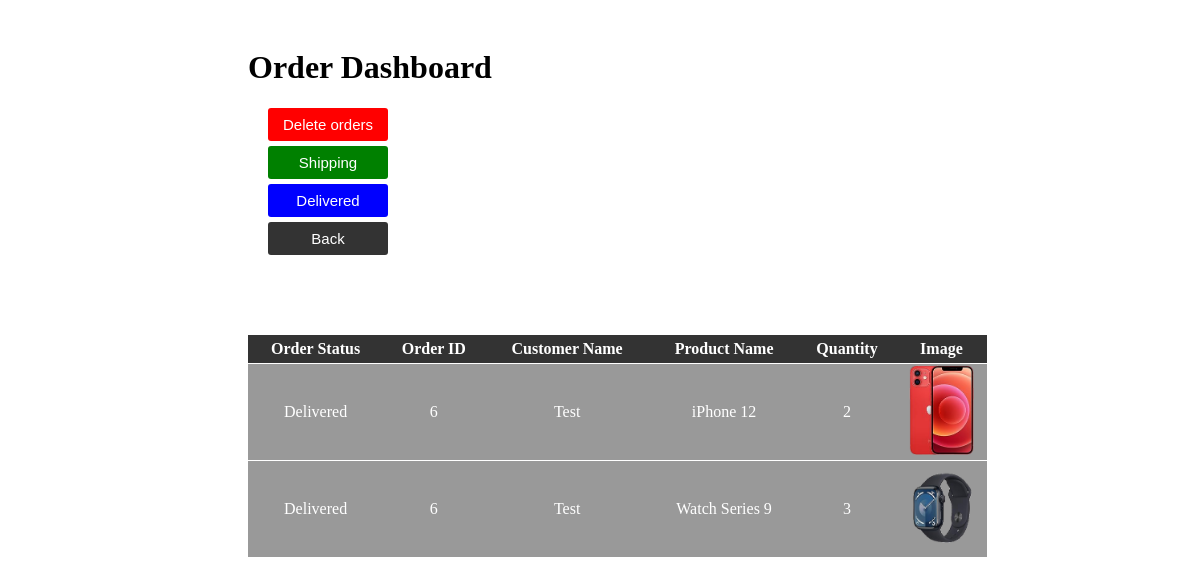
Screenshot of /admin/com/status.php?oid=6 (signed in) with the database file from the repository.
### tables this page shows
CREATE TABLE `orders` (
  `order_id` int(11) NOT NULL,
  `customer_id` int(11) NOT NULL,
  `order_date` timestamp NOT NULL DEFAULT current_timestamp(),
  `order_status` varchar(255) NOT NULL DEFAULT 'Pending'
);

CREATE TABLE `users` (
  `user_id` int(11) NOT NULL,
  `img` varchar(400) NOT NULL,
  `first_name` varchar(50) NOT NULL,
  `last_name` varchar(50) NOT NULL,
  `gender` varchar(50) NOT NULL,
  `email` varchar(100) NOT NULL,
  `phone` varchar(15) NOT NULL,
  `password` varchar(255) NOT NULL,
  `address` text DEFAULT NULL,
  `registration_date` timestamp NOT NULL DEFAULT current_timestamp()
);

CREATE TABLE `products` (
  `product_id` int(11) NOT NULL,
  `img` varchar(400) NOT NULL,
  `name` varchar(255) NOT NULL,
  `colour` text DEFAULT NULL,
  `price` decimal(60,2) NOT NULL,
  `quantity` int(11) NOT NULL,
  `category_id` int(11) DEFAULT NULL
);

CREATE TABLE `order_items` (
  `order_item_id` int(11) NOT NULL,
  `order_id` int(11) NOT NULL,
  `product_id` int(11) NOT NULL,
  `quantity` int(11) NOT NULL
);

### admin/com/status.php (the view, shortened to what this page needs)
<?php
include "../../db_connection.php";
$oid = $_GET['oid'];
?>
<!DOCTYPE html>
<html lang="en">
<head>
</head>
<body>
    <div id="content">
        <h1>Order Dashboard</h1>
        <table>
            <div class="delete">
                <a href="delete.php?oid=<?php echo $oid; ?>">
                    <button type="submit" name="delete" class="btn">Delete orders</button>
                </a>
            </div>
            <div class="shipping">
                <a href="shipping.php?oid=<?php echo $oid; ?>">
                    <button type="submit" name="shipping" class="btn">Shipping</button>
                </a>
            </div>
            <div class="Delivered">
                <a href="shipping.php?oid=<?php echo $oid; ?>&s=1">
                    <button type="submit" name="delivered" class="btn">Delivered</button>
                </a>
            </div>
            <div class="back">
                <a href="../orders.php">
                    <button type="submit" name="shipping" class="btn">Back</button>
                </a>
            </div>
            <tr>
                <th>Order Status</th>
                <th>Order ID</th>
                <th>Customer Name</th>
                <th>Product Name</th>
                <th>Quantity</th>
                <th>Image</th>
            </tr>
            <tbody>
                <?php
                $sql = "SELECT o.order_id, o.order_status, u.first_name, p.name, p.img, oi.quantity
                        FROM orders o
                         JOIN users u ON o.customer_id = u.user_id
                         JOIN order_items oi ON o.order_id = oi.order_id
                         JOIN products p ON oi.product_id = p.product_id
                        WHERE o.order_id = $oid";
                $result = mysqli_query($conn, $sql);
                if (mysqli_num_rows($result) > 0) {
                    while ($row = mysqli_fetch_assoc($result)) {
                        echo "<tr>
                        <td>{$row['order_status']}</td>
                        <td>{$row['order_id']}</td>
                        <td>{$row['first_name']}</td>
                        <td>{$row['name']}</td>
                        <td>{$row['quantity']}</td>
                        <td><img src='../" . $row['img'] . "'></td>
                    </tr>";
                    }
                } else {
                    echo "<tr><td colspan='6'>No orders found.</td></tr>";
                }
                ?>
            </tbody>
        </table>
    </div>
</body>
</html>

### admin/com/status.php (style rules this page uses)
#content { margin-left: 220px; padding: 20px; }
#content table { margin-top: 80px; width: 80%; text-align: center; padding: 15px auto; border-collapse: collapse; }
#content table th { background-color: #333; color: #fff; padding: 5px; }
#content table tr { border-bottom: 1px solid #fff; }
#content table td { background-color: #999; color: #fff; }
img { height: 90px; width: 65px; }
.delete .btn,.shipping .btn,.back .btn, .Delivered .btn { width: 120px; padding: 8px 10px; font-size: 15px; border: 0; background-color: red; color: #fff; border-radius: 3px; cursor: pointer; text-align: center; margin-left: 20px; }
.shipping .btn { margin-top: 5px; background-color: green; }
.back .btn { margin-top: 5px; background-color: #333; }
.Delivered .btn { margin-top: 5px; background-color: blue; }

### rows the page displays
orders: order_status "Delivered", order_id "6", customer.first_name "Test", products.name "iPhone 12", order_items.quantity "2", products.img (picture), products.name "Watch Series 9", order_items.quantity "3"
